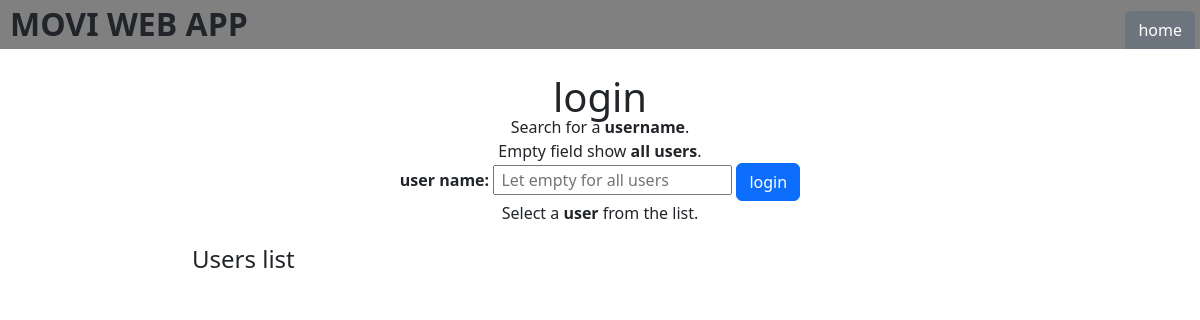
/users, run on an earlier commit of the app's database.
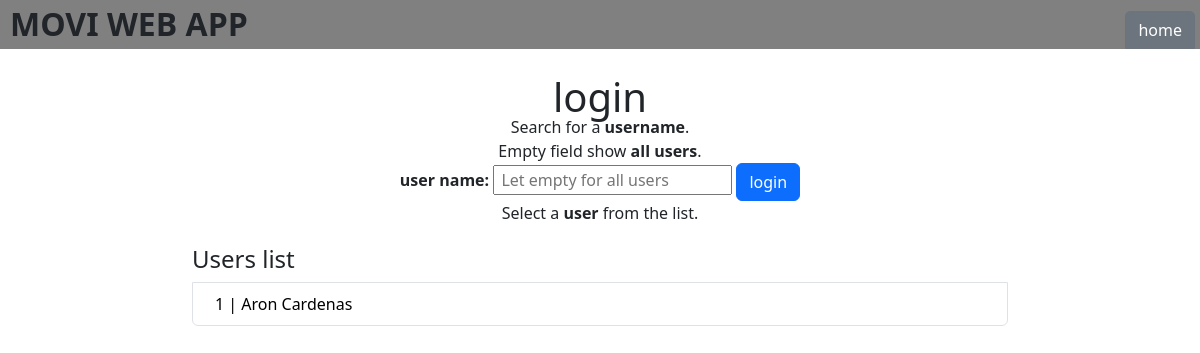
And on a later commit of the database.
### datamanager/data_models.py (models this page shows, shortened)
class User(db.Model):
    id: Mapped[int] = mapped_column(primary_key=True, autoincrement=True)
    name: Mapped[str] = mapped_column(nullable=False)
    reviews: Mapped[list["Review"]] = relationship(back_populates="user")
    movies: Mapped[list["Movie"]] = relationship(secondary=user_movie_association, back_populates="users")

### app.py (the view)
@app.route('/users', methods=['GET', 'POST'])
def list_users():
    with app.app_context():
        if request.method == 'POST':
            search_name = request.form.get('search_name')
            if search_name:
                users = User.query.filter(User.name.like(f"%{search_name}%")).all()
            else:
                users = User.query.all()
            return render_template('users.html', users=users)
    users = User.query.all()
    return render_template('users.html', users=users)

### templates/users.html (shortened to what this page needs)
{% extends "layout.html" %}
{% block content %}
<div class="users">
    <div class="div_form">
      <form action="" method="post">
          <h1>login</h1>
          <p>Search for a <b>username</b>.<br>
              Empty field show <b>all users</b>.
          </p>
          <div class="_input">
              <label for="search_name"><b>user name:</b></label>
              <input type="text" id="search_name" name="search_name" placeholder=" Let empty for all users">
              <button type="submit" class="btn btn-primary" >login</button>
          </div>
          <p>Select a <b>user</b> from the list.</p>
      </form>
    </div>
    <div class="list-group">
      <h4>Users list</h4>
      {% for user in users %}
        <a href="/users/{{ user.id }}" class="list-group-item list-group-item-action">
            <button name="user_id" value="{{ user.id }}">{{ user.id }} | {{ user.name }}</button>
        </a>
      {% endfor %}
    </div>
</div>
{% endblock %}

### templates/layout.html (shortened to what this page needs)
<!DOCTYPE html>
<html lang="en">
<head>
    <link href="https://cdn.jsdelivr.net/npm/bootstrap@5.3.3/dist/css/bootstrap.min.css" rel="stylesheet">
    <link rel="stylesheet" href="{{ url_for('static', filename='style.css') }}">
</head>
<body>
    <div class="bar_menu" style="background-color: gray">
        <div class="row">
            <div class="col-7">
                <h2><b>MOVI WEB APP</b></h2>
            </div>
            <div class="col-5" style="display: flex; justify-content: end; align-items: end;">
                <a href="/"><button type="button" class="btn btn-secondary">home</button></a>
            </div>
        </div>
    </div>
    <div class="container">
        {% block content %}{% endblock %}
    </div>
</body>
</html>

### static/style.css (style rules this page uses)
* { box-sizing: border-box; }
body, html { margin: 0px; padding: 0px; overflow-x: hidden; }
h1, h2 { margin: 0px; line-height: 90%; }
p { margin: 0px; }
.container { padding-top: 30px; padding-bottom: 20px; width: 70vw; }
.users div:first-child { text-align: center; margin-bottom: 20px; }
.bar_menu h2 { margin: 10px 0px 10px 10px; }
.bar_menu button { border-radius: 5px 5px 0px 0px; margin-right: 5px; }
.list-group button { background-color: transparent; border: none; }

What changed in the data, as far as the page shows it:
added User: id "1", name "Aron Cardenas"
